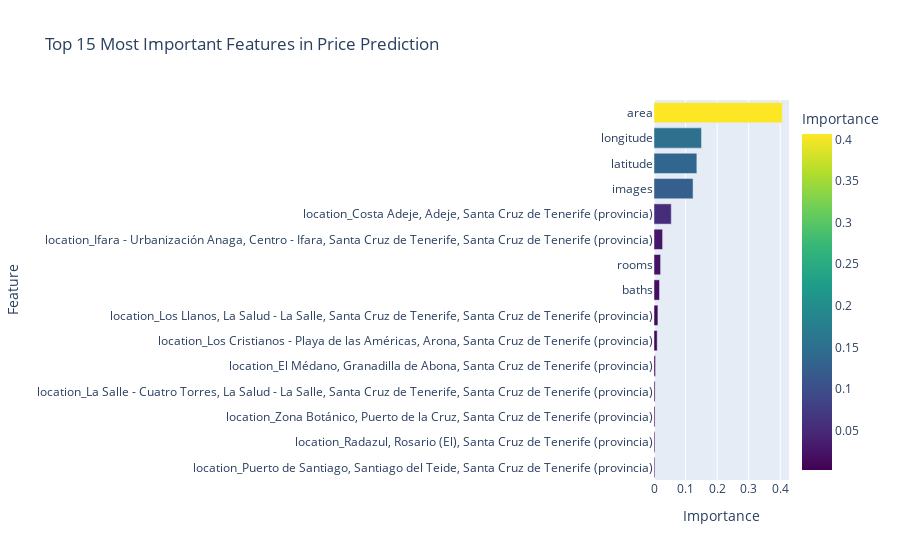

Notebook source saved alongside this figure:
### Markdown cell above
. max_depth: 10: Este es el número máximo de niveles (profundidad) que los árboles pueden tener. Limitar la profundidad de los árboles ayuda a evitar el sobreajuste (overfitting), ya que un árbol más profundo puede ajustarse demasiado a los datos de entrenamiento, y perder capacidad de generalización en nuevos datos.

. min_samples_split: 2: Este es el número mínimo de muestras necesarias para dividir un nodo. En este caso, el valor es el más bajo posible (2), lo que significa que los árboles se van a dividir con muy pocos datos, permitiendo más flexibilidad en la división de los nodos.

. min_samples_leaf: 1: Es el número mínimo de muestras necesarias en una hoja (el nodo final). En este caso, también se permite un número mínimo bajo (1), lo que significa que los árboles pueden terminar con solo una muestra por hoja.

. n_estimators: 100: Este es el número de árboles en el modelo Random Forest. Un mayor número de árboles generalmente mejora el rendimiento, pero también aumenta el tiempo de entrenamiento.

### Code cell
import plotly.express as px
import pandas as pd
import numpy as np
import os
from sklearn.ensemble import RandomForestRegressor
from sklearn.model_selection import train_test_split, GridSearchCV
from sklearn.preprocessing import StandardScaler

# Entrenamiento final con el mejor modelo encontrado
mejor_modelo = grid_search.best_estimator_

# Importancia de las variables
importancias = mejor_modelo.feature_importances_
features = X.columns

df_importancia = pd.DataFrame({
    'Feature': features,
    'Importance': importancias
}).sort_values(by='Importance', ascending=False).head(15)  # Top 15

fig = px.bar(
    df_importancia,
    x='Importance',
    y='Feature',
    orientation='h',
    title='Top 15 Most Important Features in Price Prediction',
    color='Importance',
    color_continuous_scale='Viridis'
)

fig.update_layout(yaxis=dict(autorange="reversed"))
fig.show()

### Figure 1 — Plotly figure (JSON) as saved in the notebook; plotly's stock layout.template omitted (floating-point values rounded to 4 significant figures)
{"data": [{"alignmentgroup": "True", "hovertemplate": "Importance=%{marker.color}<br>Feature=%{y}<extra></extra>", "legendgroup": "", "marker": {"color": [0.4064, 0.1506, 0.1358, 0.1237, 0.05477, 0.02723, 0.02088, 0.01751, 0.0124, 0.01011, 0.004843, 0.003427, 0.003252, 0.002935, 0.002763], "coloraxis": "coloraxis", "pattern": {"shape": ""}}, "name": "", "offsetgroup": "", "orientation": "h", "showlegend": false, "textposition": "auto", "type": "bar", "x": [0.4064, 0.1506, 0.1358, 0.1237, 0.05477, 0.02723, 0.02088, 0.01751, 0.0124, 0.01011, 0.004843, 0.003427, 0.003252, 0.002935, 0.002763], "xaxis": "x", "y": ["area", "longitude", "latitude", "images", "location_Costa Adeje, Adeje, Santa Cruz de Tenerife (provincia)", "location_Ifara - Urbanización Anaga, Centro - Ifara, Santa Cruz de Tenerife, Santa Cruz de Tenerife (provincia)", "rooms", "baths", "location_Los Llanos, La Salud - La Salle, Santa Cruz de Tenerife, Santa Cruz de Tenerife (provincia)", "location_Los Cristianos - Playa de las Américas, Arona, Santa Cruz de Tenerife (provincia)", "location_El Médano, Granadilla de Abona, Santa Cruz de Tenerife (provincia)", "location_La Salle - Cuatro Torres, La Salud - La Salle, Santa Cruz de Tenerife, Santa Cruz de Tenerife (provincia)", "location_Zona Botánico, Puerto de la Cruz, Santa Cruz de Tenerife (provincia)", "location_Radazul, Rosario (El), Santa Cruz de Tenerife (provincia)", "location_Puerto de Santiago, Santiago del Teide, Santa Cruz de Tenerife (provincia)"], "yaxis": "y"}], "layout": {"barmode": "relative", "coloraxis": {"colorbar": {"title": {"text": "Importance"}}, "colorscale": [[0, "#440154"], [0.1111, "#482878"], [0.2222, "#3e4989"], [0.3333, "#31688e"], [0.4444, "#26828e"], [0.5556, "#1f9e89"], [0.6667, "#35b779"], [0.7778, "#6ece58"], [0.8889, "#b5de2b"], [1, "#fde725"]]}, "legend": {"tracegroupgap": 0}, "title": {"text": "Top 15 Most Important Features in Price Prediction"}, "xaxis": {"anchor": "y", "domain": [0, 1], "title": {"text": "Importance"}}, "yaxis": {"anchor": "x", "autorange": "reversed", "domain": [0, 1], "title": {"text": "Feature"}}}}
